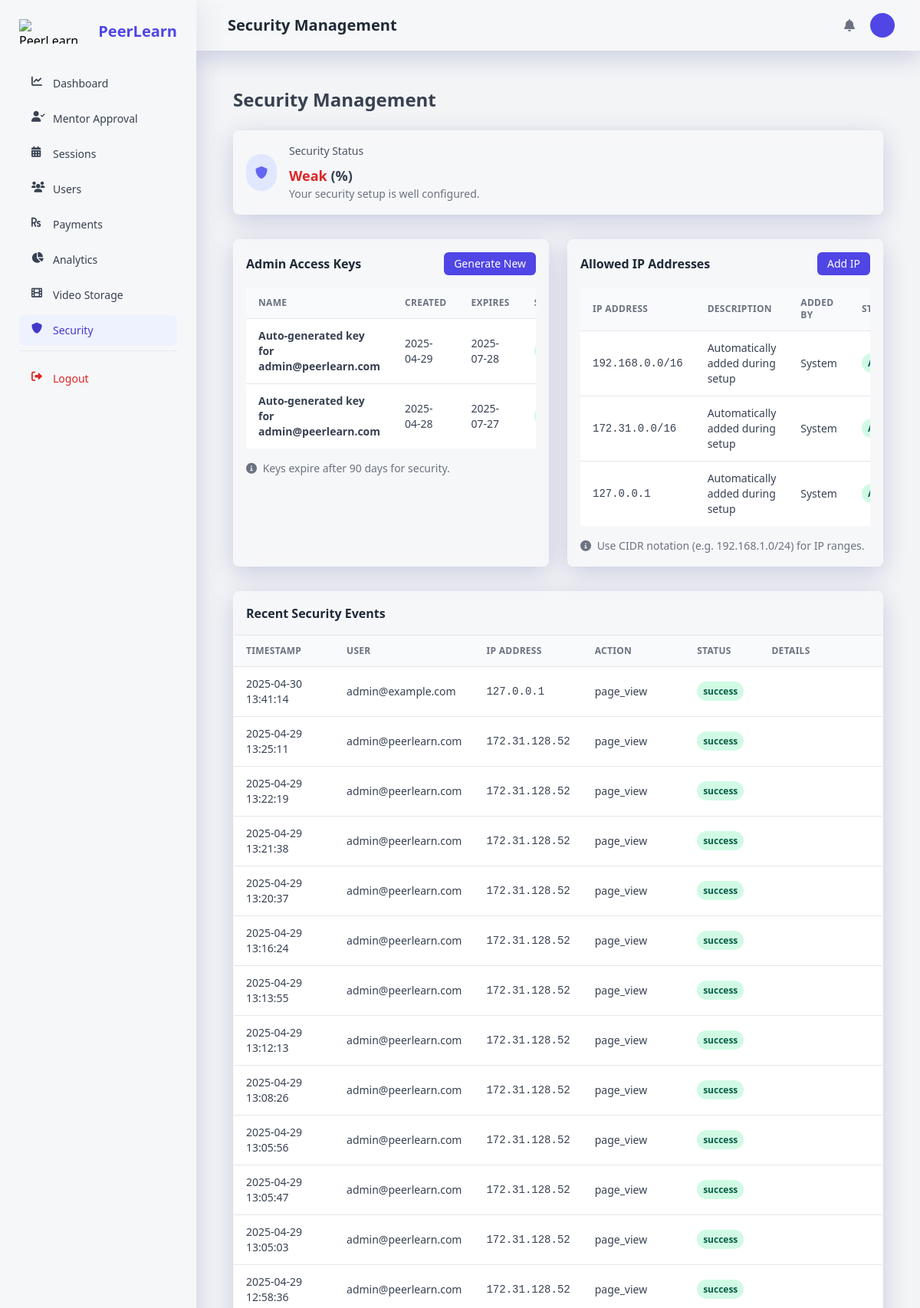
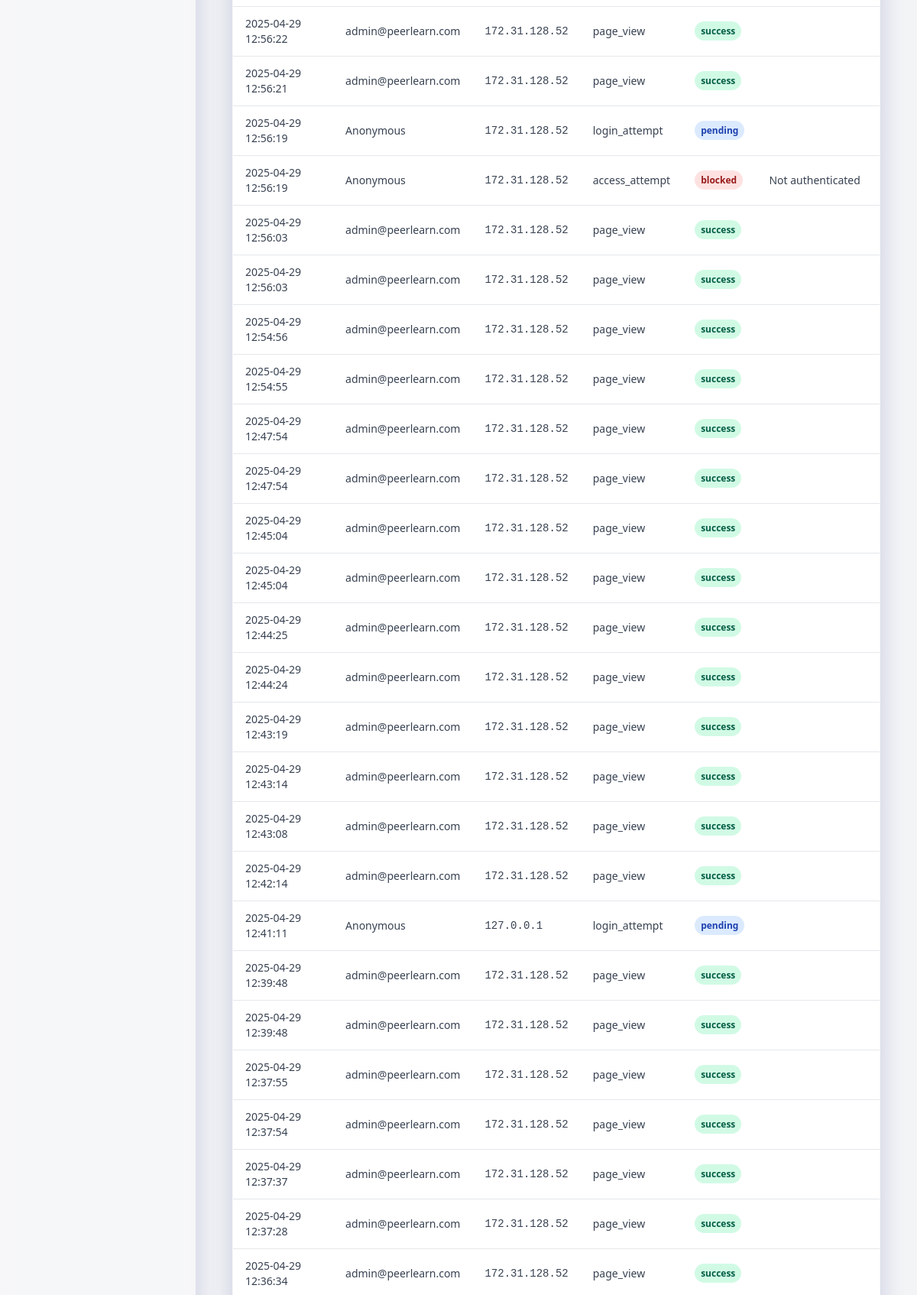
Page /admin-panel/security/ (signed in, upper part) on the committed database (2 pictures, top to bottom).
### admin_panel/models.py (models this page shows, shortened)
class AdminAccessKey(models.Model):
    key_name = models.CharField(max_length=100)
    key_value = models.CharField(max_length=255)  # Hashed value of the key
    is_active = models.BooleanField(default=True)
    created_at = models.DateTimeField(auto_now_add=True)
    expires_at = models.DateTimeField(null=True, blank=True)
    created_by = models.ForeignKey(
        settings.AUTH_USER_MODEL,
        on_delete=models.SET_NULL,
        null=True,
        related_name='created_access_keys'
    )
    @property
    def is_expired(self):
        if not self.expires_at:
            return False
        return self.expires_at < timezone.now()

class AllowedIP(models.Model):
    ip_address = models.CharField(max_length=50)  # Can be single IP or CIDR notation
    description = models.CharField(max_length=255, blank=True)
    is_active = models.BooleanField(default=True)
    added_by = models.ForeignKey(
        settings.AUTH_USER_MODEL,
        on_delete=models.SET_NULL,
        null=True,
        related_name='added_allowed_ips'
    )
    created_at = models.DateTimeField(auto_now_add=True)

class AdminAccessLog(models.Model):
    user = models.ForeignKey(
        settings.AUTH_USER_MODEL,
        on_delete=models.SET_NULL,
        null=True,
        blank=True,
        related_name='admin_access_logs'
    )
    ip_address = models.GenericIPAddressField()
    action = models.CharField(max_length=100)  # login, logout, page_view, etc.
    path = models.CharField(max_length=255, blank=True)
    status = models.CharField(max_length=50)  # success, failed, blocked
    user_agent = models.TextField(blank=True)
    timestamp = models.DateTimeField(auto_now_add=True)
    details = models.TextField(blank=True)  # Additional details like reason for failure
    class Meta:
        ordering = ['-timestamp']

### users/models.py (models this page shows, shortened)
class User(AbstractUser):
    ROLE_CHOICES = (
        ('learner', _('Learner')),
        ('mentor', _('Mentor')),
        ('admin', _('Admin')),
    )
    username = None
    email = models.EmailField(_('email address'), unique=True)
    profile_picture = models.ImageField(_('profile picture'), upload_to='profile_pictures/', blank=True, null=True)
    role = models.CharField(_('role'), max_length=10, choices=ROLE_CHOICES, default='learner')
    two_factor_enabled = models.BooleanField(_('two-factor authentication'), default=False)
    USERNAME_FIELD = 'email'
    REQUIRED_FIELDS = []
    objects = UserManager()
    def get_full_name(self):
        return f"{self.first_name} {self.last_name}".strip() or self.email
    full_name = property(get_full_name)

### admin_panel/views.py (the view)
# urls.py: path('security/', views.security_management, name='security_management'),
@login_required
@user_passes_test(is_admin)
def security_management(request):
    access_keys = AdminAccessKey.objects.all().order_by('-created_at')
    allowed_ips = AllowedIP.objects.all().order_by('-created_at')
    log_filter = request.GET.get('log_filter', 'all')
    if log_filter == 'all':
        access_logs = AdminAccessLog.objects.all()
    else:
        access_logs = AdminAccessLog.objects.filter(status=log_filter)
    access_logs = access_logs.select_related('user').order_by('-timestamp')[:100]
    context = {
        'access_keys': access_keys,
        'allowed_ips': allowed_ips,
        'access_logs': access_logs,
        'log_filter': log_filter,
    }
    return render(request, 'admin_panel/security_management.html', context)

### admin_panel/views.py (called while the page is built)
def is_admin(user):
    return user.is_authenticated and user.role == 'admin'

### templates/admin_panel/security_management.html (shortened to what this page needs)
{% extends 'admin_panel/base.html' %}
{% load static %}
{% load i18n %}
{% block header_title %}{% trans "Security Management" %}{% endblock %}
{% block content %}
<div class="container px-6 mx-auto grid">
    <h2 class="my-6 text-2xl font-semibold text-gray-700">
        {% trans "Security Management" %}
    </h2>
    <div class="flex items-center p-4 bg-white rounded-lg shadow-xs glassmorphism mb-8">
        <div class="p-3 mr-4 text-indigo-500 bg-indigo-100 rounded-full">
            <i class="fas fa-shield-alt"></i>
        </div>
        <div>
            <p class="mb-2 text-sm font-medium text-gray-600">
                {% trans "Security Status" %}
            </p>
            <p class="text-lg font-semibold text-gray-700">
                {% if security_score >= 80 %}
                <span class="text-green-600">{% trans "Strong" %}</span>
                {% elif security_score >= 60 %}
                <span class="text-yellow-600">{% trans "Moderate" %}</span>
                {% else %}
                <span class="text-red-600">{% trans "Weak" %}</span>
                {% endif %}
                ({{ security_score }}%)
            </p>
            <p class="text-sm text-gray-500">
                {% if security_recommendations %}
                {{ security_recommendations }}
                {% else %}
                {% trans "Your security setup is well configured." %}
                {% endif %}
            </p>
        </div>
    </div>
    <div class="grid gap-6 mb-8 md:grid-cols-2">
        <div class="min-w-0 p-4 bg-white rounded-lg shadow-xs glassmorphism">
            <div class="flex items-center justify-between mb-4">
                <h4 class="font-semibold text-gray-800">
                    {% trans "Admin Access Keys" %}
                </h4>
                <a href="{% url 'generate_access_key' %}" class="px-3 py-1 text-sm font-medium leading-5 text-white transition-colors duration-150 bg-indigo-600 border border-transparent rounded-md active:bg-indigo-600 hover:bg-indigo-700 focus:outline-none focus:shadow-outline-indigo">
                    {% trans "Generate New" %}
                </a>
            </div>
            <div class="overflow-x-auto">
                <table class="w-full whitespace-no-wrap">
                    <thead>
                        <tr class="text-xs font-semibold tracking-wide text-left text-gray-500 uppercase border-b bg-gray-50">
                            <th class="px-4 py-3">{% trans "Name" %}</th>
                            <th class="px-4 py-3">{% trans "Created" %}</th>
                            <th class="px-4 py-3">{% trans "Expires" %}</th>
                            <th class="px-4 py-3">{% trans "Status" %}</th>
                        </tr>
                    </thead>
                    <tbody class="bg-white divide-y">
                        {% for key in access_keys %}
                        <tr class="text-gray-700">
                            <td class="px-4 py-3">
                                <div class="flex items-center text-sm">
                                    <div class="font-semibold">{{ key.key_name }}</div>
                                </div>
                            </td>
                            <td class="px-4 py-3 text-sm">
                                {{ key.created_at|date:"Y-m-d" }}
                            </td>
                            <td class="px-4 py-3 text-sm">
                                {{ key.expires_at|date:"Y-m-d" }}
                            </td>
                            <td class="px-4 py-3 text-xs">
                                <span class="px-2 py-1 font-semibold leading-tight rounded-full
                                {% if key.is_active %}
                                    {% if key.is_expired %}
                                        bg-red-100 text-red-800
                                    {% else %}
                                        bg-green-100 text-green-800
                                    {% endif %}
                                {% else %}
                                    bg-gray-100 text-gray-800
                                {% endif %}">
                                </span>
                            </td>
                        </tr>
                        {% empty %}
                        <tr>
                            <td colspan="5" class="px-4 py-3 text-center text-gray-500">
                                {% trans "No access keys found." %}
                            </td>
                        </tr>
                        {% endfor %}
                    </tbody>
                </table>
            </div>
            <div class="mt-4 text-sm text-gray-500">
                <i class="fas fa-info-circle mr-1"></i> {% trans "Keys expire after 90 days for security." %}
            </div>
        </div>
        <div class="min-w-0 p-4 bg-white rounded-lg shadow-xs glassmorphism">
            <div class="flex items-center justify-between mb-4">
                <h4 class="font-semibold text-gray-800">
                    {% trans "Allowed IP Addresses" %}
                </h4>
                <button class="px-3 py-1 text-sm font-medium leading-5 text-white transition-colors duration-150 bg-indigo-600 border border-transparent rounded-md active:bg-indigo-600 hover:bg-indigo-700 focus:outline-none focus:shadow-outline-indigo"
                        onclick="document.getElementById('addIPModal').classList.remove('hidden');">
                    {% trans "Add IP" %}
                </button>
            </div>
            <div class="overflow-x-auto">
                <table class="w-full whitespace-no-wrap">
                    <thead>
                        <tr class="text-xs font-semibold tracking-wide text-left text-gray-500 uppercase border-b bg-gray-50">
                            <th class="px-4 py-3">{% trans "IP Address" %}</th>
                            <th class="px-4 py-3">{% trans "Description" %}</th>
                            <th class="px-4 py-3">{% trans "Added By" %}</th>
                            <th class="px-4 py-3">{% trans "Status" %}</th>
                        </tr>
                    </thead>
                    <tbody class="bg-white divide-y">
                        {% for ip in allowed_ips %}
                        <tr class="text-gray-700">
                            <td class="px-4 py-3">
                                <div class="flex items-center text-sm">
                                    <div class="font-mono">{{ ip.ip_address }}</div>
                                </div>
                            </td>
                            <td class="px-4 py-3 text-sm">
                                {{ ip.description }}
                            </td>
                            <td class="px-4 py-3 text-sm">
                                {% if ip.added_by %}
                                {{ ip.added_by.get_full_name }}
                                {% else %}
                                {% trans "System" %}
                                {% endif %}
                            </td>
                            <td class="px-4 py-3 text-xs">
                                <span class="px-2 py-1 font-semibold leading-tight rounded-full
                                {% if ip.is_active %}
                                    bg-green-100 text-green-800
                                {% else %}
                                    bg-gray-100 text-gray-800
                                {% endif %}">
                                </span>
                            </td>
                        </tr>
                        {% empty %}
                        <tr>
                            <td colspan="5" class="px-4 py-3 text-center text-gray-500">
                                {% trans "No allowed IPs found." %}
                            </td>
                        </tr>
                        {% endfor %}
                    </tbody>
                </table>
            </div>
            <div class="mt-4 text-sm text-gray-500">
                <i class="fas fa-info-circle mr-1"></i> {% trans "Use CIDR notation (e.g. 192.168.1.0/24) for IP ranges." %}
            </div>
        </div>
    </div>
    <div class="w-full overflow-hidden rounded-lg shadow-xs glassmorphism">
        <div class="w-full overflow-x-auto">
            <h4 class="font-semibold text-gray-800 p-4 border-b">
                {% trans "Recent Security Events" %}
            </h4>
            <table class="w-full whitespace-no-wrap">
                <thead>
                    <tr class="text-xs font-semibold tracking-wide text-left text-gray-500 uppercase border-b bg-gray-50">
                        <th class="px-4 py-3">{% trans "Timestamp" %}</th>
                        <th class="px-4 py-3">{% trans "User" %}</th>
                        <th class="px-4 py-3">{% trans "IP Address" %}</th>
                        <th class="px-4 py-3">{% trans "Action" %}</th>
                        <th class="px-4 py-3">{% trans "Status" %}</th>
                        <th class="px-4 py-3">{% trans "Details" %}</th>
                    </tr>
                </thead>
                <tbody class="bg-white divide-y">
                    {% for log in access_logs %}
                    <tr class="text-gray-700">
                        <td class="px-4 py-3 text-sm">
                            {{ log.timestamp|date:"Y-m-d H:i:s" }}
                        </td>
                        <td class="px-4 py-3 text-sm">
                            {% if log.user %}
                            {{ log.user.email }}
                            {% else %}
                            {% trans "Anonymous" %}
                            {% endif %}
                        </td>
                        <td class="px-4 py-3 text-sm font-mono">
                            {{ log.ip_address }}
                        </td>
                        <td class="px-4 py-3 text-sm">
                            {{ log.action }}
                        </td>
                        <td class="px-4 py-3 text-xs">
                            <span class="px-2 py-1 font-semibold leading-tight rounded-full
                            {% if log.status == 'success' %}
                                bg-green-100 text-green-800
                            {% elif log.status == 'failed' %}
                                bg-yellow-100 text-yellow-800
                            {% elif log.status == 'blocked' %}
                                bg-red-100 text-red-800
                            {% else %}
                                bg-blue-100 text-blue-800
                            {% endif %}">
                                {{ log.status }}
                            </span>
                        </td>
                        <td class="px-4 py-3 text-sm">
                            {{ log.details|truncatechars:30 }}
                        </td>
                    </tr>
                    {% empty %}
                    <tr>
                        <td colspan="6" class="px-4 py-3 text-center text-gray-500">
                            {% trans "No security events found." %}
                        </td>
                    </tr>
                    {% endfor %}
                </tbody>
            </table>
        </div>
    </div>
</div>
{% endblock %}

### templates/admin_panel/base.html (style rules this page uses)
.glassmorphism { background: rgba(255, 255, 255, 0.25); backdrop-filter: blur(10px); -webkit-backdrop-filter: blur(10px); border: 1px solid rgba(255, 255, 255, 0.18); box-shadow: 0 8px 32px 0 rgba(31, 38, 135, 0.2); }

### rows in the picture
AdminAccessKey: key_name "Auto-generated key for admin@peerlearn.com", created_at "2025-04-29", expires_at "2025-07-28"
AdminAccessKey: key_name "Auto-generated key for admin@peerlearn.com", created_at "2025-04-28", expires_at "2025-07-27"
AllowedIP: ip_address "192.168.0.0/16", description "Automatically added during setup"
AllowedIP: ip_address "172.31.0.0/16", description "Automatically added during setup"
AllowedIP: ip_address "127.0.0.1", description "Automatically added during setup"
AdminAccessLog: timestamp "2025-04-29 13:25:11", user.email "admin@peerlearn.com", ip_address "172.31.128.52", action "page_view", status "success"
AdminAccessLog: timestamp "2025-04-29 13:22:19", user.email "admin@peerlearn.com", ip_address "172.31.128.52", action "page_view", status "success"
AdminAccessLog: timestamp "2025-04-29 13:21:38", user.email "admin@peerlearn.com", ip_address "172.31.128.52", action "page_view", status "success"
AdminAccessLog: timestamp "2025-04-29 13:20:37", user.email "admin@peerlearn.com", ip_address "172.31.128.52", action "page_view", status "success"
AdminAccessLog: timestamp "2025-04-29 13:16:24", user.email "admin@peerlearn.com", ip_address "172.31.128.52", action "page_view", status "success"
AdminAccessLog: timestamp "2025-04-29 13:13:55", user.email "admin@peerlearn.com", ip_address "172.31.128.52", action "page_view", status "success"
AdminAccessLog: timestamp "2025-04-29 13:12:13", user.email "admin@peerlearn.com", ip_address "172.31.128.52", action "page_view", status "success"
AdminAccessLog: timestamp "2025-04-29 13:08:26", user.email "admin@peerlearn.com", ip_address "172.31.128.52", action "page_view", status "success"
AdminAccessLog: timestamp "2025-04-29 13:05:56", user.email "admin@peerlearn.com", ip_address "172.31.128.52", action "page_view", status "success"
AdminAccessLog: timestamp "2025-04-29 13:05:47", user.email "admin@peerlearn.com", ip_address "172.31.128.52", action "page_view", status "success"
AdminAccessLog: timestamp "2025-04-29 13:05:03", user.email "admin@peerlearn.com", ip_address "172.31.128.52", action "page_view", status "success"
AdminAccessLog: timestamp "2025-04-29 12:58:36", user.email "admin@peerlearn.com", ip_address "172.31.128.52", action "page_view", status "success"
AdminAccessLog: timestamp "2025-04-29 12:56:22", user.email "admin@peerlearn.com", ip_address "172.31.128.52", action "page_view", status "success"
AdminAccessLog: timestamp "2025-04-29 12:56:21", user.email "admin@peerlearn.com", ip_address "172.31.128.52", action "page_view", status "success"
AdminAccessLog: timestamp "2025-04-29 12:56:19", ip_address "172.31.128.52", action "login_attempt", status "pending"
AdminAccessLog: timestamp "2025-04-29 12:56:19", ip_address "172.31.128.52", action "access_attempt", status "blocked", details "Not authenticated"
AdminAccessLog: timestamp "2025-04-29 12:56:03", user.email "admin@peerlearn.com", ip_address "172.31.128.52", action "page_view", status "success"
AdminAccessLog: timestamp "2025-04-29 12:56:03", user.email "admin@peerlearn.com", ip_address "172.31.128.52", action "page_view", status "success"
AdminAccessLog: timestamp "2025-04-29 12:54:56", user.email "admin@peerlearn.com", ip_address "172.31.128.52", action "page_view", status "success"
AdminAccessLog: timestamp "2025-04-29 12:54:55", user.email "admin@peerlearn.com", ip_address "172.31.128.52", action "page_view", status "success"
AdminAccessLog: timestamp "2025-04-29 12:47:54", user.email "admin@peerlearn.com", ip_address "172.31.128.52", action "page_view", status "success"
AdminAccessLog: timestamp "2025-04-29 12:47:54", user.email "admin@peerlearn.com", ip_address "172.31.128.52", action "page_view", status "success"
AdminAccessLog: timestamp "2025-04-29 12:45:04", user.email "admin@peerlearn.com", ip_address "172.31.128.52", action "page_view", status "success"
AdminAccessLog: timestamp "2025-04-29 12:45:04", user.email "admin@peerlearn.com", ip_address "172.31.128.52", action "page_view", status "success"
AdminAccessLog: timestamp "2025-04-29 12:44:25", user.email "admin@peerlearn.com", ip_address "172.31.128.52", action "page_view", status "success"
AdminAccessLog: timestamp "2025-04-29 12:44:24", user.email "admin@peerlearn.com", ip_address "172.31.128.52", action "page_view", status "success"
AdminAccessLog: timestamp "2025-04-29 12:43:19", user.email "admin@peerlearn.com", ip_address "172.31.128.52", action "page_view", status "success"
AdminAccessLog: timestamp "2025-04-29 12:43:14", user.email "admin@peerlearn.com", ip_address "172.31.128.52", action "page_view", status "success"
AdminAccessLog: timestamp "2025-04-29 12:43:08", user.email "admin@peerlearn.com", ip_address "172.31.128.52", action "page_view", status "success"
AdminAccessLog: timestamp "2025-04-29 12:42:14", user.email "admin@peerlearn.com", ip_address "172.31.128.52", action "page_view", status "success"
AdminAccessLog: timestamp "2025-04-29 12:41:11", ip_address "127.0.0.1", action "login_attempt", status "pending"
AdminAccessLog: timestamp "2025-04-29 12:39:48", user.email "admin@peerlearn.com", ip_address "172.31.128.52", action "page_view", status "success"
AdminAccessLog: timestamp "2025-04-29 12:39:48", user.email "admin@peerlearn.com", ip_address "172.31.128.52", action "page_view", status "success"
AdminAccessLog: timestamp "2025-04-29 12:37:55", user.email "admin@peerlearn.com", ip_address "172.31.128.52", action "page_view", status "success"
AdminAccessLog: timestamp "2025-04-29 12:37:54", user.email "admin@peerlearn.com", ip_address "172.31.128.52", action "page_view", status "success"
AdminAccessLog: timestamp "2025-04-29 12:37:37", user.email "admin@peerlearn.com", ip_address "172.31.128.52", action "page_view", status "success"
AdminAccessLog: timestamp "2025-04-29 12:37:28", user.email "admin@peerlearn.com", ip_address "172.31.128.52", action "page_view", status "success"
AdminAccessLog: timestamp "2025-04-29 12:36:34", user.email "admin@peerlearn.com", ip_address "172.31.128.52", action "page_view", status "success"
